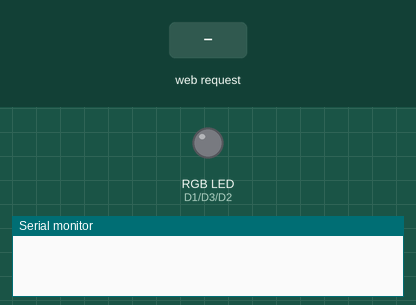
This sketch was run on a simulated ESP8266 (NodeMCU). Shown: an RGB LED mixed from three pins (HIGH = lit), the last lines printed to the serial monitor. The test bench sets the inputs (shaded band).

Above: at 1.2 s.
1.3 s: HTTP request GET /rgb/ received
At 2.1 s:
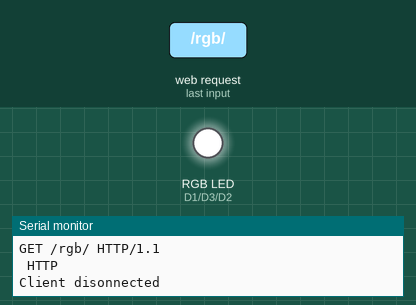
2.8 s: HTTP request GET /led/0 received
4.3 s: HTTP request GET /read received
Timing chart, 0 to 7.3 s (numbered marks = the images above; inputs shaded):
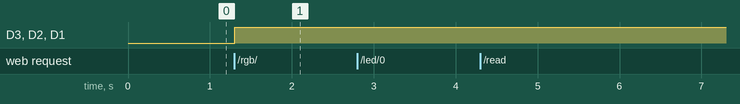

Measured:
- after the input at 1.3 s, D3 (green), D2 (blue), D1 (red): LOW → HIGH at once

The sketch:

WifiAC_RGB_LedControl.ino
```cpp
#include <ESP8266WiFi.h>

//////////////////////
// WiFi Definitions //
//////////////////////
const char WiFiAPPSK[] = "thereisnospoon";


String getValue(String data, char separator, int index)
{
 int found = 0;
  int strIndex[] = {
0, -1  };
  int maxIndex = data.length()-1;
  for(int i=0; i<=maxIndex && found<=index; i++){
  if(data.charAt(i)==separator || i==maxIndex){
  found++;
  strIndex[0] = strIndex[1]+1;
  strIndex[1] = (i == maxIndex) ? i+1 : i;
  }
 }
  return found>index ? data.substring(strIndex[0], strIndex[1]) : "";
}

WiFiServer server(80);

int blue = D2;
int green = D3;// the pin that the LED is attached to
int red = D1;
//d0 = onboard red
//d4= onboard blue

// the setup routine runs once when you press reset:
void setup() {
  Serial.begin(115200);
  setupWiFi();
  server.begin();

  analogWriteRange(255);
  pinMode(blue, OUTPUT);
  pinMode(red, OUTPUT);
  pinMode(green, OUTPUT);
}


void loop()
{


  // Check if a client has connected
  WiFiClient client = server.available();
  if (!client) {
    return;
  }

  // Read the first line of the request
  String req = client.readStringUntil('\r');
  Serial.println(req);
  client.flush();

  // Match the request
  int val = -1; // We'll use 'val' to keep track of both the
                // request type (read/set) and value if set.
  if (req.indexOf("/led/0") != -1)
    val = 0; // Will write LED low
  else if (req.indexOf("/led/1") != -1)
    val = 1; // Will write LED high
  else if (req.indexOf("/read") != -1)
    val = -2; // Will print pin reads


  client.flush();

  if (req.indexOf("/rgb/") != -1){
    String changes = getValue(req, '/', 2);
    Serial.println(getValue(changes,',',0));
   Serial.println(getValue(changes,',',1));
   Serial.println(getValue(changes,',',2));
   int   f = atoi(getValue(changes,',',0).c_str());
   analogWrite(red,255-f);
   f = atoi(getValue(changes,',',1).c_str());
   analogWrite(green,255-f);
   f = atoi(getValue(changes,',',2).c_str());
   analogWrite(blue,255-f);

   ///analogWrite(green,255-toInt(getValue(changes,',',1))));
   //analogWrite(blue,255-toInt(getValue(changes,',',2))));
    //analogWrite(blue,changes.getValue(changes,',',2)));

  }


  client.flush();


  // Prepare the response. Start with the common header:
  String s = "HTTP/1.1 200 OK\r\n";
  s += "Content-Type: text/html\r\n\r\n";
  s += "<!DOCTYPE HTML>\r\n<html>\r\n";
  // If we're setting the LED, print out a message saying we did
  if (val <= 0)
  {
    s += "Invalid Request.<br> Try /rgb/r,g,b where r,g,b are 0-255.";
  }
  s += "</html>\n";

  // Send the response to the client
  client.print(s);
  delay(1);
  Serial.println("Client disonnected");

  // The client will actually be disconnected
  // when the function returns and 'client' object is detroyed
}

void setupWiFi()
{
  WiFi.mode(WIFI_AP);

  // Do a little work to get a unique-ish name. Append the
  // last two bytes of the MAC (HEX'd) to "Thing-":
  uint8_t mac[WL_MAC_ADDR_LENGTH];
  WiFi.softAPmacAddress(mac);
  String macID = String(mac[WL_MAC_ADDR_LENGTH - 2], HEX) +
                 String(mac[WL_MAC_ADDR_LENGTH - 1], HEX);
  macID.toUpperCase();
  String AP_NameString = "LED_Strip [NodeMCU] " + macID;

  char AP_NameChar[AP_NameString.length() + 1];
  memset(AP_NameChar, 0, AP_NameString.length() + 1);

  for (int i=0; i<AP_NameString.length(); i++)
    AP_NameChar[i] = AP_NameString.charAt(i);

  WiFi.softAP(AP_NameChar);// passwordless, WiFiAPPSK);
}
```
